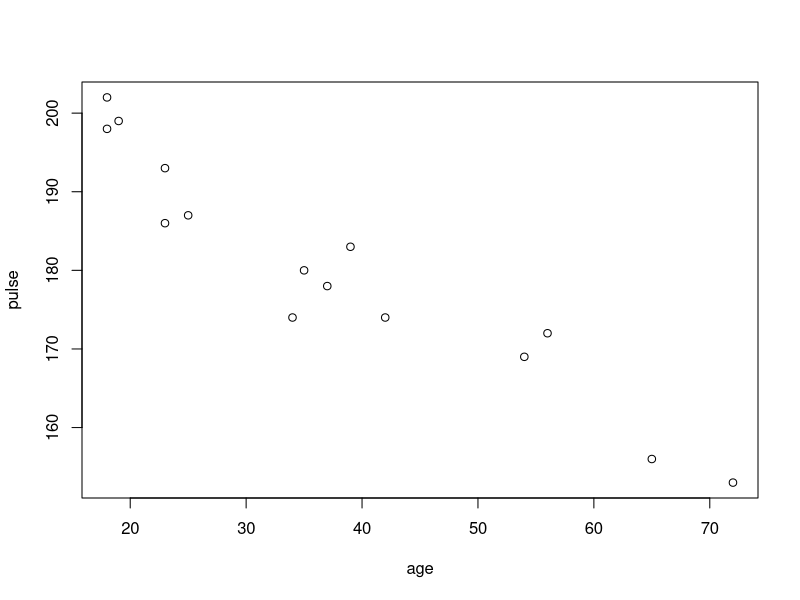
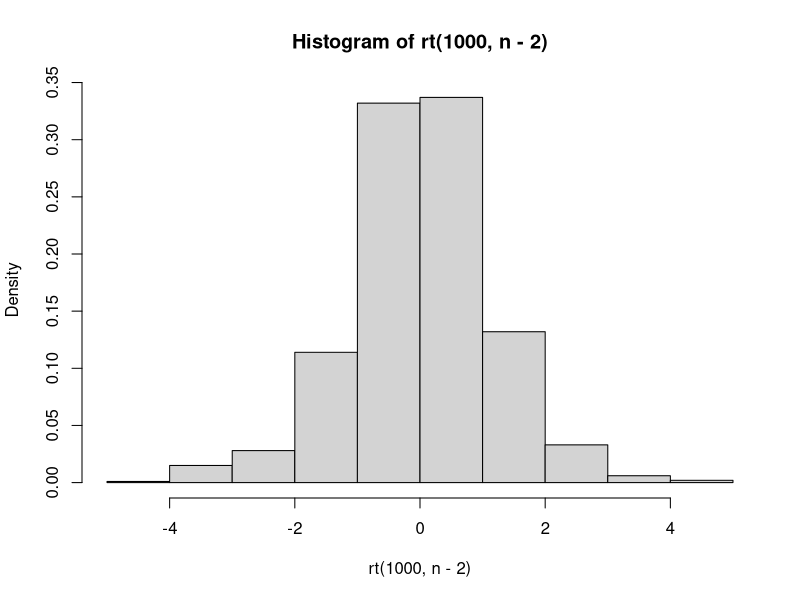

Write R code to recreate these figures, in order.
# y(i) = b(1).x(i) + eps(i) + b(0)
# eps(i) ~ N(0,sigma^2)

# argmin p(y^(->), y(->)) = p(b(0)^ + b(1)^.x(->), y(->))^2
# y^(->) = b(0)^(->) + b(1)^(->).x(->)

# loss = (yi - (b0 + b1.xi))^2
# cost = SUM(loss) = SUM(yi - (b0 + b1.xi))^2

# b0^ = y/ - b1^.x/
# b1^ = (SUM((xi - x/).(yi - y/))/(SUM(xi - x/)^2)

# linear model
# lm(y ~ x, data=df), lm(y~x)
# lm(sales ~ tv)


#task1

people_df = data.frame(
  age = c(18,23,25,35,65,54,34,56,72,19,23,42,18,39,37),
  pulse = c(202,186,187,180,156,169,174,172,153,199,193,174,198,183,178)
)

plot(people_df)

model = lm(formula = pulse ~ age, data = people_df)

model_summary = summary(model)

# t = (b0^ - 220)/sd(b0^) ~ T(n-2)

# t = (b1^ - (-1))/sd(b1^) ~ T(n-2)

n = nrow(people_df)
beta0_est = model$coefficients[1]
beta0_hyp = 220
beta0_se = model_summary$coefficients[1,2]

t = (beta0_est - beta0_hyp) / beta0_se

pt(t,n-2)

# y = b0 + b1.x
beta1_est = model$coefficients[2] # == model_summary$coefficients[2,1]
beta1_hyp = -1
beta1_se = model_summary$coefficients[2,2]

t2 = (beta1_est - beta1_hyp) / beta1_se

hist(rt(1000,n-2),probability = TRUE)
pt(t2,n-2,lower.tail = FALSE)

# t = (b1^ - 0)/sd(b0^)
# summary(model) -> H0
# pvalue

# RSE = sqrt(SUM(yi-yi^)^2)
# R-squared
# Adjusted R-squared

# y^(x=30) = b0^ + b1^.30
x = 30 # x = 30,40,50
beta0_est + beta1_est*x

predict.lm(model, newdata = data.frame(age=c(30,40,50)))

predict.lm(model, newdata = data.frame(age=c(30,40,50)),
           interval = "confidence", level = 0.90)

# y = b0 + b1.log(x)
# y = b0 + b1.x^2

lm(pulse ~ age^2, data = people_df)
lm(pulse ~ log(age), data = people_df)

#task2

#model = lm(formula = mtcars$mpg ~ mtcars$cyl)
#model = lm(formula = mtcars$disp ~ mtcars$wt)
model = lm(formula = mtcars$mpg[mtcars$cyl == 4] ~ mtcars$disp[mtcars$cyl == 4])
model = lm(formula = mtcars$hp[mtcars$cyl == 8] ~ mtcars$disp[mtcars$cyl == 8])
summary(model)

table(mtcars$cyl)


